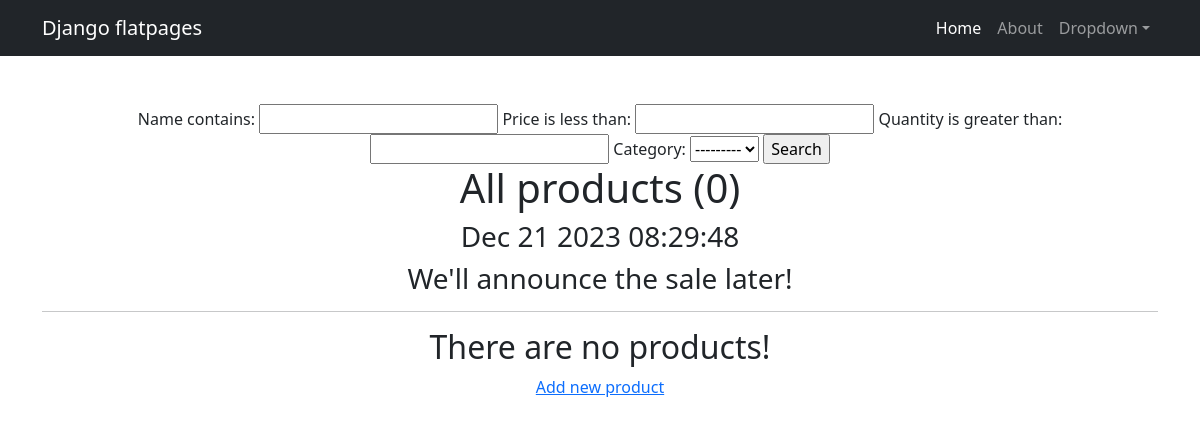
Before: /products/ with the older database file.
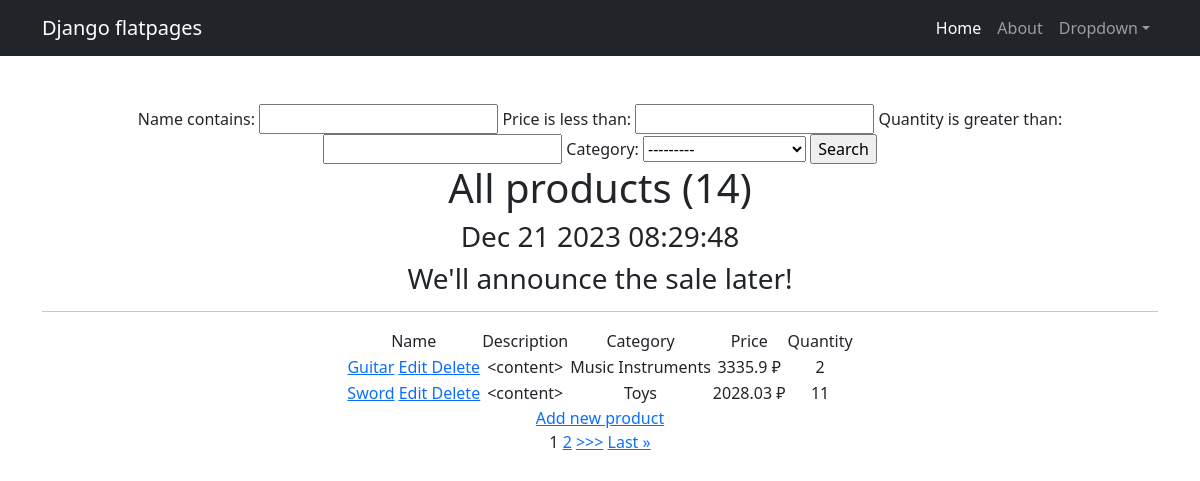
After: the same page with the newer database file.
### simpleapp/models.py (models this page shows, shortened)
class Product(models.Model):
    name = models.CharField(
        max_length=50,
        unique=True,  # названия товаров не должны повторяться
    )
    description = models.TextField(
    )
    quantity = models.IntegerField(
        validators=[MinValueValidator(0, 'Quantity should be >= 0')],  # количество не может быть меньше 0
    )
    category = models.ForeignKey(
        to='Category',
        on_delete=models.CASCADE,
        related_name='products',  # все продукты в категории будут доступны через поле products
    )
    price = models.FloatField(
        validators=[MinValueValidator(0.0)],
    )

class Category(models.Model):
    name = models.CharField(max_length=100, unique=True)
    def __str__(self):
        return self.name.title()

### simpleapp/views.py (the view)
# urls.py: path('', ProductsList.as_view()),
class ProductsList(ListView):
    model = Product
    ordering = '-price'
    template_name = 'products.html'
    context_object_name = 'products'  # по умолчанию носит имя 'object_list'
    paginate_by = 2  # поставим постраничный вывод в один элемент
    def get_context_data(self, **kwargs):
        context = super().get_context_data(**kwargs)  # переопределяем набор аргументов класса
        context['filter'] = ProductFilter(self.request.GET, queryset=self.get_queryset())
        try:
            context['parameter'] = context['filter'].data.urlencode()
        except AttributeError:
            pass
        context['time_now'] = datetime.now()
        context['next_sale'] = None
        pprint(context['view'])
        print(type(context['view']))
        return context
    def get_queryset(self):
        queryset = super().get_queryset()
        return ProductFilter(self.request.GET, queryset=queryset).qs

### simpleapp/templatetags/custom_filters.py (called while the page is built)
@register.filter()
def currency(value, code='rub'):
    postfix = CURRENCIES_SYMBOLS[code]
    return f'{value} {postfix}'

### simpleapp/templatetags/custom_tags.py (called while the page is built)
@register.simple_tag()
def current_time(format_string='%b %d %Y'):
    return datetime.now().strftime(format_string)

### templates/products.html (shortened to what this page needs)
{% extends 'flatpages/default.html' %}
{% load custom_filters %}
{% load custom_tags %}
{% block content %}
   <form method="GET">
       {{ filter.form }}
       <input type="submit" value="Search">
   </form>
   <h1>All products ({{ paginator.count }})</h1>
   <h3>{% current_time '%b %d %Y %H:%M:%S' %}</h3>
   <h3> {{ next_sale|default_if_none:"We'll announce the sale later!" }} </h3>
   <hr>
   {% if products %}
       <table align="center">
           <tr>
               <td>Name</td>
               <td>Description</td>
               <td>Category</td>
               <td>Price</td>
               <td>Quantity</td>
           </tr>
           {% for product in products %}
           <tr>
               <td>
                   <a href="{% url 'product_detail' product.id %}">{{ product.name|title }}</a>
                   <a href="{% url 'product_update' product.id %}"><u> Edit </u></a>
                   <a href="{% url 'product_delete' product.id %}"><u> Delete </u></a>
               </td>
               <td>{{ product.description|truncatechars:15 }}</td>
               <td>{{ product.category.name|title }}</td>
               <td>{{ product.price|currency }}</td>
               <td>{{ product.quantity }}</td>
           </tr>
           {% endfor %}
       </table>
   {% else %}
       <h2>There are no products!</h2>
   {% endif %}
   <a href="{% url 'product_create' %}">Add new product</a><br>
    {% if is_paginated %}
        {% for num in page_obj.paginator.page_range %}
            {% if page_obj.number == num %}
                <a>{{ num }}</a>
            {% elif num > page_obj.number|add:'-2' and num < page_obj.number|add:'2' %}
                <a href="?page={{ num }}">{{ num }}</a>
            {% endif %}
        {% endfor %}
        {% if page_obj.has_next %}
            <a href="?page={{ page_obj.next_page_number }}">>>></a>
            <a href="?page={{ page_obj.paginator.num_pages }}">Last &raquo;</a>
        {% endif %}
    {% endif %}
{% endblock content %}

### templates/flatpages/default.html (shortened to what this page needs)
<!DOCTYPE html>
<html lang="en">
    <head>
        {% load static %}
        <link href="{% static 'css/styles.css' %}" rel="stylesheet" />
    </head>
    <body>
        <nav class="navbar navbar-expand-lg navbar-dark bg-dark">
            <div class="container">
                <a class="navbar-brand" href="#">Django flatpages</a>
                <div class="collapse navbar-collapse" id="navbarSupportedContent">
                    <ul class="navbar-nav ms-auto mb-2 mb-lg-0">
                        <li class="nav-item"><a class="nav-link active" aria-current="page" href="#">Home</a></li>
                        <li class="nav-item"><a class="nav-link" href="/about/">About</a></li>
                        <li class="nav-item dropdown">
                            <a class="nav-link dropdown-toggle" id="navbarDropdown" href="#" role="button" data-bs-toggle="dropdown" aria-expanded="false">Dropdown</a>
                        </li>
                    </ul>
                </div>
            </div>
        </nav>
        <div class="container">
                <div class="text-center mt-5">
                    {% block content %}{% endblock content %}
                </div>
        </div>
    </body>
</html>

Changed rows visible on the page:
added Product: name "Guitar", description "<content>", category.name "Music Instruments", price "3335.9 ₽", quantity "2"
added Product: name "Sword", description "<content>", category.name "Toys", price "2028.03 ₽", quantity "11"
Other visible differences:
{{ paginator.count }}: "0" → "14"
text no longer shown: "There are no products!"
text now shown: "Name Description Category Price Quantity >>> Last »"
new list line: "1"
new list line: "2"
